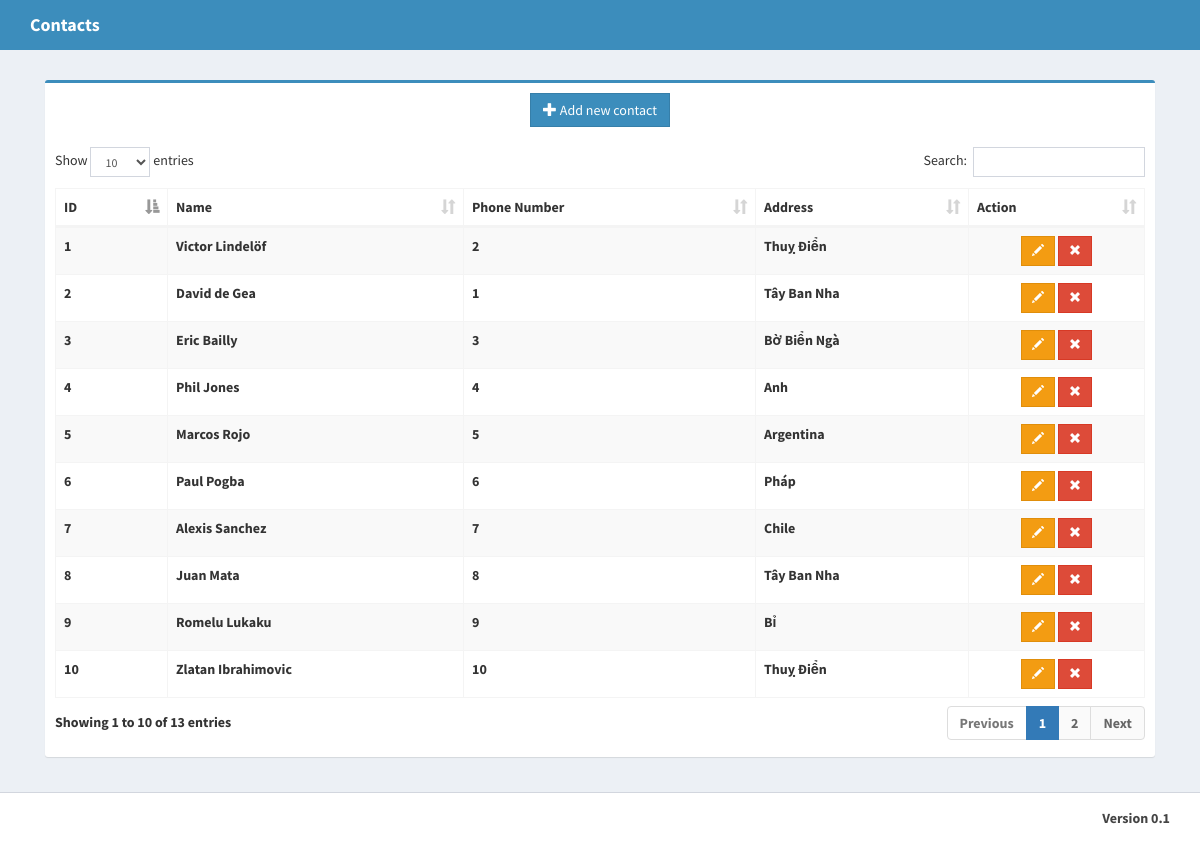
The page / on the database its author committed.
### tables this page shows
CREATE TABLE `Contacts` (
	`ContactId`	INTEGER NOT NULL PRIMARY KEY AUTOINCREMENT UNIQUE,
	`Name`	TEXT NOT NULL,
	`Phone`	TEXT,
	`Address`	TEXT
);

### app.py (the view)
@app.route("/")
def index():
    db = Database(DB_PATH)
    data = db.read_all()
    return render_template("index.html",data=data)

### module/database.py (called while the page is built)
    def connect_db(self):
        rv = sqlite3.connect(self.db_path)
        rv.row_factory = sqlite3.Row
        return rv

    def read_all(self):
        con = self.connect_db()
        cursor = con.cursor()
        try:
            cursor.execute("SELECT * FROM contacts ORDER BY ContactId DESC")
            return cursor.fetchall()
        except:
            return None
        finally:
            cursor.close()
            con.close()

### templates/index.html (shortened to what this page needs)
{% extends "layout.html" %}
{% block body %}
    <section class="content">
        <div class="box box-primary">
            <div class="box-header">
                <a href="/add">
                    <center>
                        <button type="button" class="btn btn-primary btn-flat">
                            <span class="glyphicon glyphicon-plus"></span> Add new contact
                        </button>
                    </center>
                </a>
            </div>
            <div class="box-body">
                <table id="datacontact" class="table table-bordered table-striped">
                    <thead align="center">
                    <tr>
                        <th>ID</th>
                        <th>Name</th>
                        <th>Phone Number</th>
                        <th>Address</th>
                        <th>Action</th>
                    </tr>
                    </thead>
                    <tbody>
                    {% if data|length == 0 %}
                        <tr>
                            <td>No Data</td>
                            <td></td>
                            <td></td>
                            <td></td>
                        </tr>
                    {% else %}
                            {% for row in data %}
                                <td>{{ row[0] }}</td>
                                <td>{{ row[1] }}</td>
                                <td>{{ row[2] }}</td>
                                <td>{{ row[3] }}</td>
                                <td align="center">
                                    <a href="/update/{{ row[0] }}">
                                        <button type="button" class="btn btn-sm btn-warning btn-flat"
                                                title="Update"><span class="glyphicon glyphicon-pencil"></span>
                                        </button>
                                    </a>
                                    <a href="/delete/{{ row[0] }}">
                                        <button type="button" class="btn btn-sm btn-danger btn-flat"
                                                title="Delete"><span class="glyphicon glyphicon-remove"></span>
                                        </button>
                                    </a>
                                </td>
                            {% endfor %}
                    {% endif %}
                    </tbody>
                </table>
            </div>
        </div>
    </section>
{% endblock %}

### templates/layout.html (shortened to what this page needs)
<!DOCTYPE html>
<html>
<head>
    <link rel="stylesheet" href="{{ url_for('static', filename='css/bootstrap.min.css') }}">
    <link rel="stylesheet" href="{{ url_for('static', filename='css/AdminLTE.min.css') }}">
    <link rel="stylesheet" href="{{ url_for('static', filename='css/_all-skins.min.css') }}">
    <link rel="stylesheet" href="{{ url_for('static', filename='css/dataTables.bootstrap.css') }}">
</head>
        <body class="hold-transition skin-blue layout-top-nav">
            <div class="wrapper">
                <header class="main-header">
                    <nav class="navbar navbar-static-top">
                        <div class="container">
                            <div class="navbar-header">
                                <a href="/" class="navbar-brand"><b>Contacts</a>
                            </div>
                        </div>
                    </nav>
                </header>
                <div class="content-wrapper">
                    <div class="container">
                        <section class="content-header">
                        </section>
{% block body %}{% endblock %}
 </div>
</div>
                <footer class="main-footer">
                    <div class="container">
                        <div class="pull-right hidden-xs">
                            <b>Version</b> 0.1
                        </div>
                    </div>
                </footer>
            </div>
</body>
</html>

### rows shown on the page
Contacts: ContactId "10", Name "Zlatan Ibrahimovic", Phone "10", Address "Thuỵ Điển"
Contacts: ContactId "9", Name "Romelu Lukaku", Phone "9", Address "Bỉ"
Contacts: ContactId "8", Name "Juan Mata", Phone "8", Address "Tây Ban Nha"
Contacts: ContactId "7", Name "Alexis Sanchez", Phone "7", Address "Chile"
Contacts: ContactId "6", Name "Paul Pogba", Phone "6", Address "Pháp"
Contacts: ContactId "5", Name "Marcos Rojo", Phone "5", Address "Argentina"
Contacts: ContactId "4", Name "Phil Jones", Phone "4", Address "Anh"
Contacts: ContactId "3", Name "Eric Bailly", Phone "3", Address "Bờ Biển Ngà"
Contacts: ContactId "2", Name "David de Gea", Phone "1", Address "Tây Ban Nha"
Contacts: ContactId "1", Name "Victor Lindelöf", Phone "2", Address "Thuỵ Điển"
